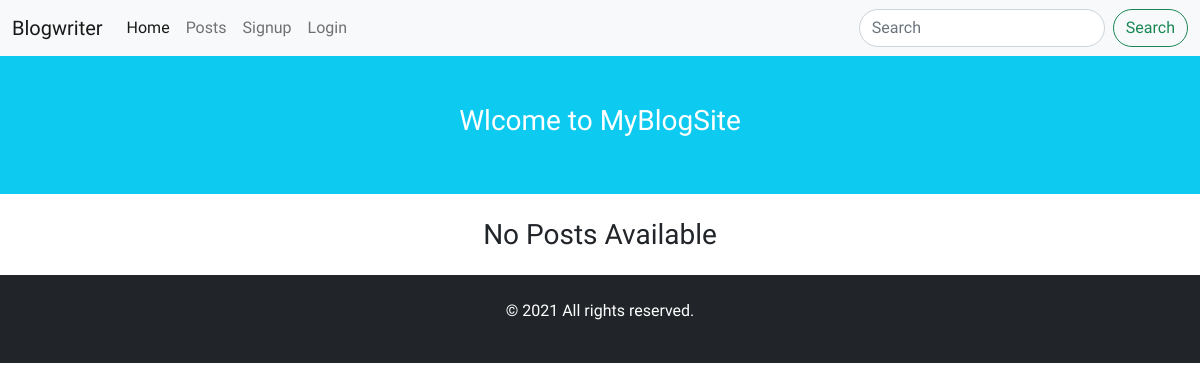
/, run on an earlier commit of the app's database.
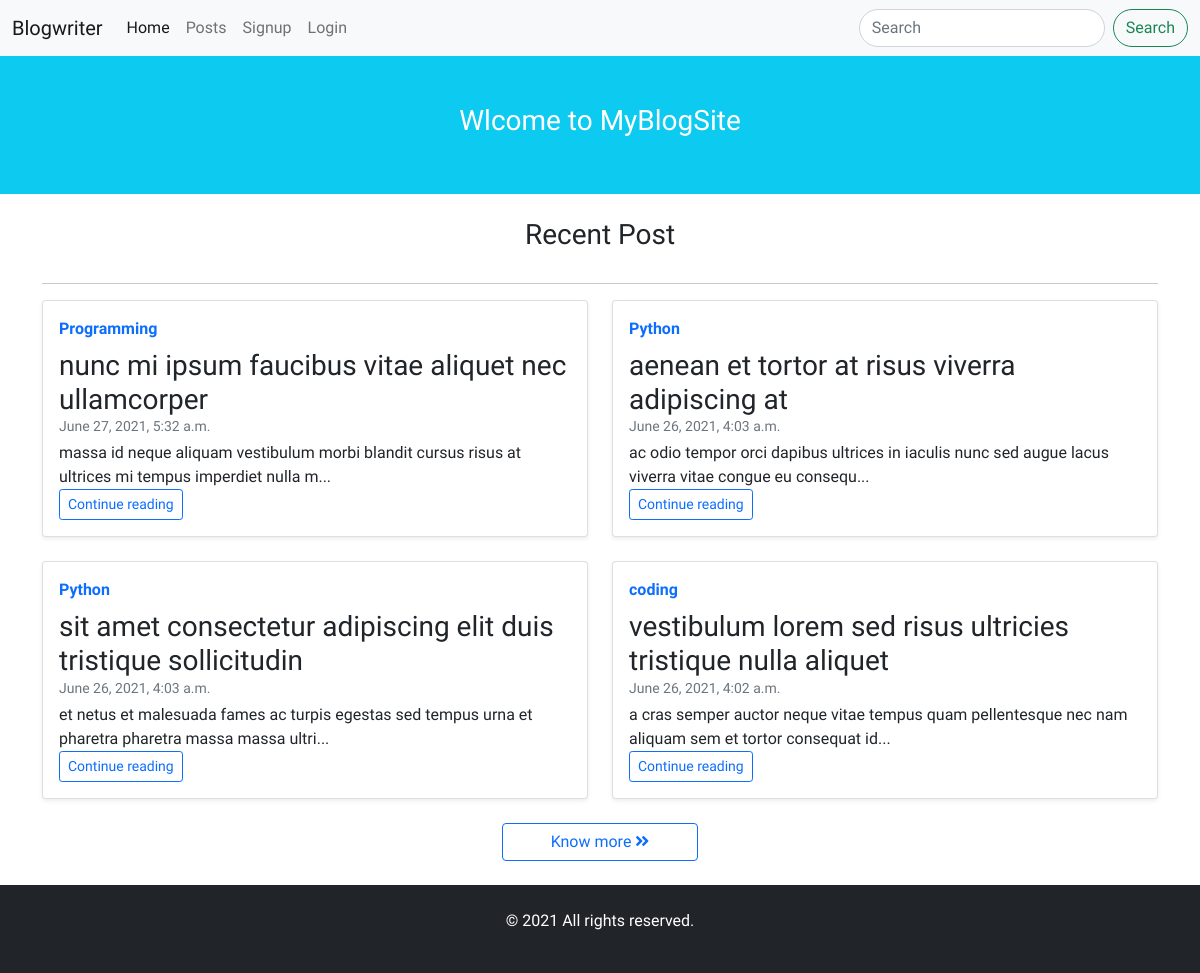
And on a later commit of the database.
### blogs/models.py (models this page shows, shortened)
class Post(models.Model):
    title=models.CharField(max_length=200)
    author=models.ForeignKey(User,on_delete=models.CASCADE,null=True)
    category = models.CharField(max_length=200)
    body = models.TextField(blank=True, null=True)
    date=models.DateTimeField(auto_now_add=True)
    slug = models.CharField(max_length=200)

### mysite/views.py (the view)
# urls.py: path('',PostView.as_view(), name="home"),
class PostView(ListView):
    model = Post
    template_name = 'index.html'
    queryset = Post.objects.order_by('-id')[:4]

### templates/index.html (shortened to what this page needs)
{% extends 'base.html' %}
{% block content %}
<div class="container-fluid bg-info text-white p-5">
	<h3 class="text-center">Wlcome to MyBlogSite</h3>
</div>
<div class="container mt-4">
	{% if object_list %}
	<h3 class="pb-3 mb-2 mt-3 text-center">Recent Post</h3>
	<hr>
	<div class="row">
		{% for post in object_list %}
		<div class="col-md-6">
			<div class="card flex-md-row mb-4 shadow-sm h-md-250">
				<div class="card-body d-flex flex-column align-items-start">
					<strong class="d-inline-block mb-2 text-primary">{{post.category}}</strong>
					<h6 class="mb-0">
						<a class="text-dark text-decoration-none fs-3" href="{% url 'PostDetail' post.pk %}"
						>{{post.title}}</a
						>
					</h6>
					<div class="mb-1 text-muted small">{{post.date}}</div>
					<p class="card-text mb-auto">
						{{post.body|safe|slice:100}}...
					</p>
					<a
							class="btn btn-outline-primary btn-sm"
							role="button"
							href="{% url 'PostDetail' post.pk %}"
					>Continue reading</a
					>
				</div>
			</div>
		</div>
		{% endfor %}
	</div>
	<div class="text-center">
		<a href="{% url 'Post' %}" class="float-left btn btn-outline-primary px-5">
			Know more <i class="fas fa-angle-double-right"></i
		></a>
	</div>
	<br/>
	{% else %}
	<h3 class="text-center my-4">No Posts Available</h3>
	{% endif%}
</div>
{% endblock %}

What changed in the data, as far as the page shows it:
added Post: category "Programming", title "nunc mi ipsum faucibus vitae aliquet nec ullamcorper", date "June 27, 2021, 5:32 a.m.", body "massa id neque aliquam vestibulum morbi blandit cursus risus at ultrices mi tempus imperdiet nulla m"
added Post: category "Python", title "aenean et tortor at risus viverra adipiscing at", date "June 26, 2021, 4:03 a.m.", body "ac odio tempor orci dapibus ultrices in iaculis nunc sed augue lacus viverra vitae congue eu consequ"
added Post: category "Python", title "sit amet consectetur adipiscing elit duis tristique sollicitudin", date "June 26, 2021, 4:03 a.m.", body "et netus et malesuada fames ac turpis egestas sed tempus urna et pharetra pharetra massa massa ultri"
added Post: category "coding", title "vestibulum lorem sed risus ultricies tristique nulla aliquet", date "June 26, 2021, 4:02 a.m.", body "a cras semper auctor neque vitae tempus quam pellentesque nec nam aliquam sem et tortor consequat id"
Also different on the page:
text no longer shown: "No Posts Available"
text now shown: "Recent Post Know more"
